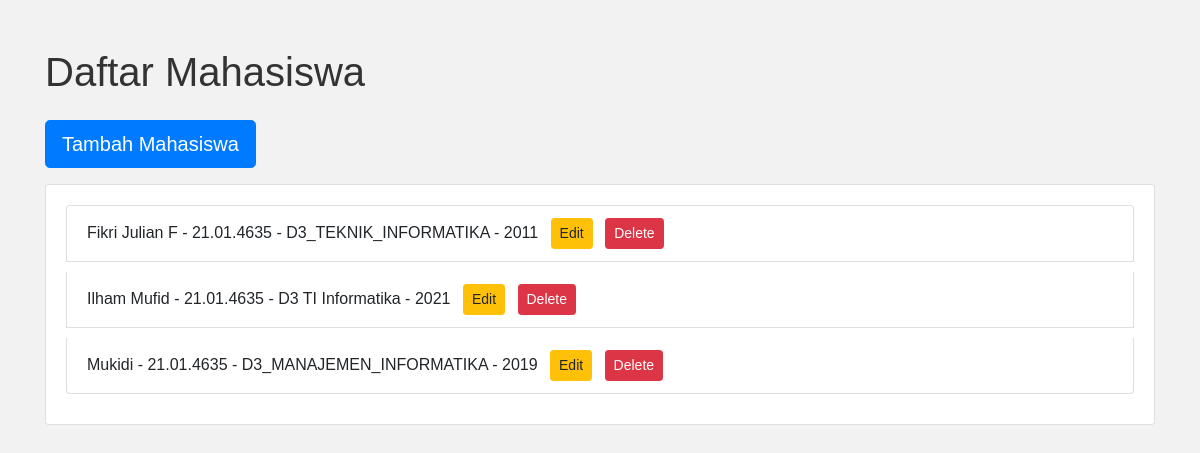
Before: /mahasiswa/ with the older database file.
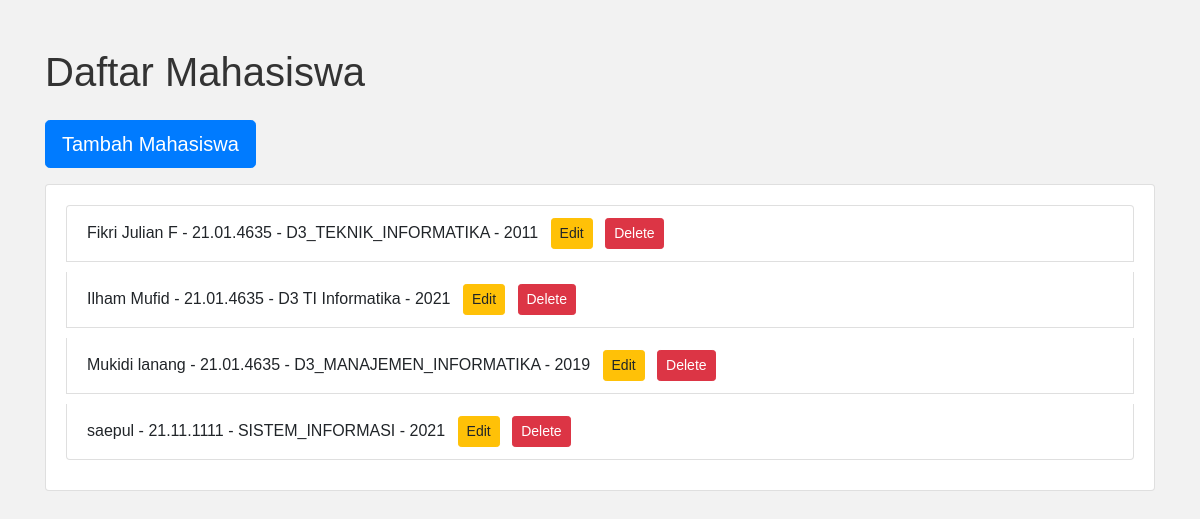
After: the same page with the newer database file.
### home/models.py (models this page shows, shortened)
class Mahasiswa(models.Model):
    nama = models.CharField(max_length=255)
    nim = models.CharField(max_length=20)
    prodi = models.CharField(max_length=50)  # Sesuaikan dengan field yang diinginkan
    angkatan = models.IntegerField()

### home/views.py (the view)
# urls.py: path('mahasiswa/', mahasiswa_list, name='mahasiswa_list'),
def mahasiswa_list(request):
    mahasiswa_list = Mahasiswa.objects.all()
    return render(request, 'home/mahasiswa_list.html', {'mahasiswa_list': mahasiswa_list})

### home/templates/home/mahasiswa_list.html (shortened to what this page needs)
{% load static %}
<!DOCTYPE html>
<html lang="en">
  <head>
    <link
      rel="stylesheet"
      href="https://stackpath.bootstrapcdn.com/bootstrap/4.5.2/css/bootstrap.min.css"
    />
    <link rel="stylesheet" href="{% static 'css/style.css' %}" />
  </head>
  <body>
    <div class="container mt-5">
      <h1 class="mb-4">Daftar Mahasiswa</h1>
      <div class="mb-3">
        <a href="{% url 'add_mahasiswa' %}" class="btn btn-primary btn-lg">Tambah Mahasiswa</a>
      </div>
      <div class="card">
        <div class="card-body">
          <ul class="list-group">
            {% for mahasiswa in mahasiswa_list %}
            <li class="list-group-item">
              {{ mahasiswa.nama }} - {{ mahasiswa.nim }} - {{ mahasiswa.prodi }} -
              {{ mahasiswa.angkatan }}
              <a
                href="{% url 'edit_mahasiswa' mahasiswa.id %}"
                class="btn btn-warning btn-sm ml-2"
                >Edit</a
              >
              <a
                href="{% url 'delete_mahasiswa' mahasiswa.id %}"
                class="btn btn-danger btn-sm ml-2"
                >Delete</a
              >
            </li>
            {% endfor %}
          </ul>
        </div>
      </div>
    </div>
  </body>
</html>

### home/static/css/style.css (style rules this page uses)
body { font-family: 'Arial', sans-serif; background-color: #f2f2f2; margin: 20px; }
h1 { color: #333; }
ul { list-style-type: none; padding: 0; }
li { background-color: #fff; margin-bottom: 10px; padding: 10px; border: 1px solid #ddd; }

Changed rows visible on the page:
changed Mahasiswa "D3_MANAJEMEN_INFORMATIKA": nama "Mukidi" → "Mukidi lanang"
added Mahasiswa: nama "saepul", nim "21.11.1111", prodi "SISTEM_INFORMASI", angkatan "2021"
